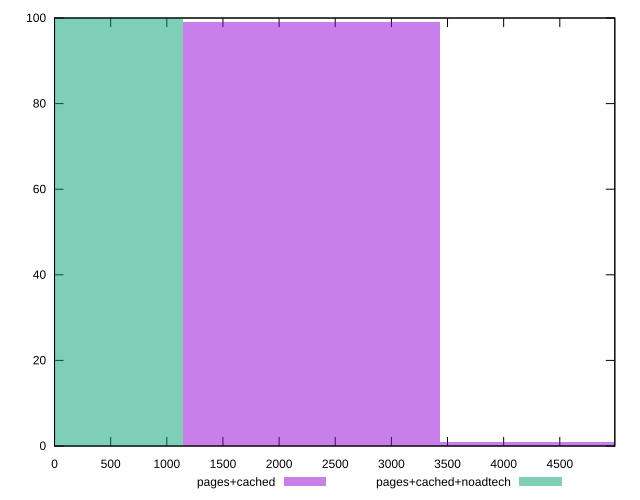

Reproduce this figure in gnuplot.
reset

$pagesCached <<EOF
4579.05728574899 1
2289.528642874495 99
EOF

$pagesCachedNoadtech <<EOF
0 100
EOF

set key outside below
set boxwidth 2289.528642874495
set xrange [0:4990]
set yrange [0:100]
set trange [0:100]
set style fill transparent solid 0.5 noborder
set terminal svg size 640, 500 enhanced background rgb 'white'
set output "report_00009_2021-02-08T22-37-41.559Z/unused-javascript/comparison/histogram/1_vs_2.svg"

plot $pagesCached title "pages+cached" with boxes, \
     $pagesCachedNoadtech title "pages+cached+noadtech" with boxes

reset
